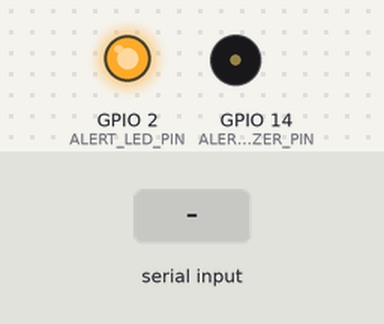
Simulated run of this sketch. Board: ESP8266 (NodeMCU). Parts: output pins drawn as LEDs (lit = HIGH), buzzer (waves = sounding, pin HIGH). Dashed ring = blinking. The inputs (shaded band) are chosen by the test bench. WiFi joins after 1.5 s; servers stay silent unless stated; uploads are accepted with an empty reply; what the sketch prints to the serial monitor is not drawn.

Above: at 14.7 s.
14.8 s: "<SEIZURE>" received over the second serial link
At 15.13 s:
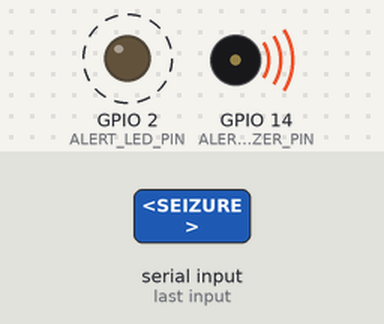
17.8 s: "<HELLO_ESP>" received over the second serial link
19.3 s: "<{>" received over the second serial link
Timing chart, 0 to 22.3 s (numbered marks = the images above; inputs shaded):
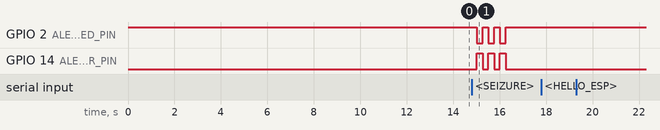

Measured:
- after the input at 14.8 s, GPIO 2 (ALERT_LED_PIN): alternates HIGH for 0.25 s and LOW for 0.25 s, 6 changes in all, then stays HIGH, starting after 0.21 s; GPIO 14 (ALERT_BUZZER_PIN): alternates HIGH for 0.25 s and LOW for 0.25 s, 6 changes in all, then stays LOW, starting after 0.21 s
- after the input at 17.8 s, every drawn part: stays the same
- after the input at 19.3 s, every drawn part: stays the same

The sketch:

ESP_Shrey_021125.ino
```cpp
#include <ESP8266WiFi.h>
#include <ESP8266HTTPClient.h>
#include <SoftwareSerial.h>

/* ---------- Wi-Fi Config ---------- */
#define WIFI_SSID     "AITTEST"
#define WIFI_PASSWORD "12345678"
#define DASHBOARD_IP   "192.168.1.100"  // Flask dashboard IP
#define DASHBOARD_PORT 5000

/* ---------- UART with STM32 ---------- */
SoftwareSerial STM32_UART(4, 5); // RX = D2, TX = D1

/* ---------- Alert Pins ---------- */
#define ALERT_LED_PIN 2      // D4 onboard LED
#define ALERT_BUZZER_PIN 14  // GPIO14 buzzer

/* ---------- Function Declarations ---------- */
void WiFi_Init();
bool Check_WiFi();
void Send_To_Dashboard(const String &jsonPayload);
void Process_Incoming_Data(const String &msg);
void Local_Alert(const String &msg);
bool Handshake_With_STM32();

/* ---------- Setup ---------- */
void setup() {
  pinMode(ALERT_LED_PIN, OUTPUT);
  pinMode(ALERT_BUZZER_PIN, OUTPUT);
  digitalWrite(ALERT_LED_PIN, HIGH);
  digitalWrite(ALERT_BUZZER_PIN, LOW);

  Serial.begin(9600);
  STM32_UART.begin(38400); // Use safe baud rate for SoftwareSerial
  delay(2000);

  Serial.println("\nESP12E EEG Receiver starting...");
  WiFi_Init();

  if (Check_WiFi())
    Serial.println("Wi-Fi connected successfully.");
  else
    Local_Alert("Wi-Fi Connection Failed!");

  Serial.println("Waiting for STM32 handshake...");

  if (Handshake_With_STM32()) {
    Serial.println("✅ Handshake successful. Ready for EEG data.\n");
  } else {
    Serial.println("❌ Handshake failed. Continuing anyway.\n");
  }
}

/* ---------- Main Loop ---------- */
void loop() {
  if (!Check_WiFi()) WiFi_Init();

if (STM32_UART.available()) {
  static String msg = "";
  while (STM32_UART.available()) {
    char c = STM32_UART.read();

    if (c == '<') {
      msg = "";  // start of new message
    }
    else if (c == '>') {
      msg.trim();
      if (msg.length() > 0) {
        Process_Incoming_Data(msg);
      }
      msg = "";  // reset after processing
    }
    else {
      msg += c;
    }
  }
}


  delay(10);
}

/* ============================================================
 * Handshake
 * ============================================================ */
bool Handshake_With_STM32() {
  unsigned long start = millis();
  while (millis() - start < 10000) { // 10 sec timeout
    if (STM32_UART.available()) {
      String msg = STM32_UART.readStringUntil('\n');
      msg.trim();

      if (msg.equalsIgnoreCase("HELLO_ESP")) {
        Serial.println("Received handshake request: " + msg);
        STM32_UART.println("Response");
        // Flash LED for confirmation
        for (int i = 0; i < 3; i++) {
          digitalWrite(ALERT_LED_PIN, LOW);
          delay(150);
          digitalWrite(ALERT_LED_PIN, HIGH);
          delay(150);
        }
        return true;
      }
    }
  }
  return false;
}

/* ============================================================
 * Wi-Fi Handling
 * ============================================================ */
void WiFi_Init() {
  Serial.println("Connecting to Wi-Fi...");
  WiFi.begin(WIFI_SSID, WIFI_PASSWORD);
  unsigned long start = millis();

  while (WiFi.status() != WL_CONNECTED && millis() - start < 10000) {
    delay(500);
    Serial.print(".");
  }
  Serial.println();

  if (WiFi.status() == WL_CONNECTED) {
    Serial.print("Connected. IP: ");
    Serial.println(WiFi.localIP());
  } else {
    Serial.println("Wi-Fi connection failed.");
  }
}

bool Check_WiFi() {
  return (WiFi.status() == WL_CONNECTED);
}

/* ============================================================
 * Process Incoming UART Data
 * ============================================================ */
void Process_Incoming_Data(const String &msg) {
  Serial.print("Received from STM32: ");
  Serial.println(msg);

  if (msg.startsWith("{") && msg.endsWith("}")) {
    Send_To_Dashboard(msg);
  } else {
    String wrapped = "{\"data\":\"" + msg + "\"}";
    Send_To_Dashboard(wrapped);
  }

  if (msg.indexOf("SEIZURE") >= 0) {
    Local_Alert("SEIZURE DETECTED!");
  }
}

/* ============================================================
 * Send Data to Dashboard Server
 * ============================================================ */
void Send_To_Dashboard(const String &jsonPayload) {
  if (!Check_WiFi()) {
    Serial.println("Wi-Fi lost, cannot send data.");
    return;
  }

  WiFiClient client;
  HTTPClient http;

  String url = "http://" + String(DASHBOARD_IP) + ":" + String(DASHBOARD_PORT) + "/update";
  http.begin(client, url);
  http.addHeader("Content-Type", "application/json");

  int response = http.POST(jsonPayload);

  if (response > 0)
    Serial.printf("Data sent successfully. HTTP %d\n", response);
  else
    Serial.printf("Failed to send data. Code: %d\n", response);

  http.end();
}

/* ============================================================
 * Local Alert (LED + Buzzer)
 * ============================================================ */
void Local_Alert(const String &msg) {
  Serial.println("⚠️ Local Alert: " + msg);

  for (int i = 0; i < 3; i++) {
    digitalWrite(ALERT_LED_PIN, LOW);
    digitalWrite(ALERT_BUZZER_PIN, HIGH);
    delay(250);
    digitalWrite(ALERT_LED_PIN, HIGH);
    digitalWrite(ALERT_BUZZER_PIN, LOW);
    delay(250);
  }
}
```
